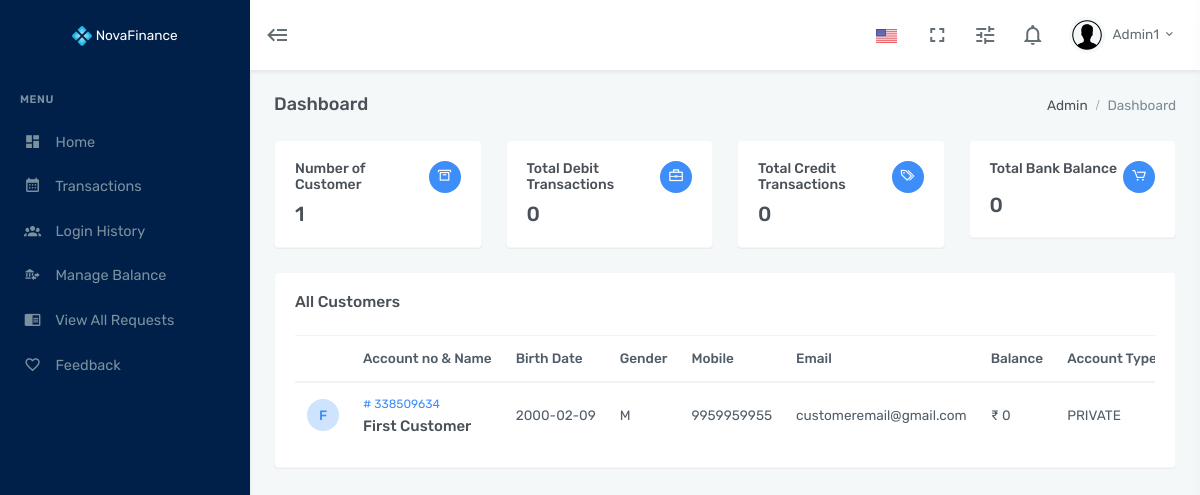
The page /admin/index.php (signed in) on the database its author committed.
### tables this page shows
CREATE TABLE `tbl_customer` (
  `account_no` int(9) NOT NULL,
  `full_name` char(100) NOT NULL,
  `gender` char(10) NOT NULL,
  `birth_date` date NOT NULL,
  `mobile` char(15) NOT NULL,
  `email` char(100) NOT NULL,
  `passport` char(100) NOT NULL
);

CREATE TABLE `tbl_balance` (
  `account_no` int(9) NOT NULL,
  `account_type`  char(100) NOT NULL,
  `balance` int(10) NOT NULL
);

CREATE TABLE `tbl_account_type` (
  `account_no` int(9) NOT NULL,
  `account_type` char(10) NOT NULL
);

### admin/index.php (the view, shortened to what the rows shown need)
<?php
    include('connect.php');
    if(isset($_SESSION["s_admin_id"]))
    {
        $Admin_id = $_SESSION["s_admin_id"];
        $query_admin = "SELECT * FROM tbl_admin WHERE admin_id=$Admin_id";
        $result_admin = mysqli_query($con, $query_admin);
        $row_admin_detail = mysqli_fetch_array($result_admin);
    } else {
        header("location:auth-login.php");
    }
?>
<!doctype html>
<html lang="en">
    <head>
        <link href="assets/libs/slick-slider/slick/slick.css" rel="stylesheet" type="text/css" />
        <link href="assets/libs/slick-slider/slick/slick-theme.css" rel="stylesheet" type="text/css" />
        <link href="assets/libs/jqvmap/jqvmap.min.css" rel="stylesheet" />
        <link href="assets/css/bootstrap.min.css" rel="stylesheet" type="text/css" />
        <link href="assets/css/icons.min.css" rel="stylesheet" type="text/css" />
        <link href="assets/css/app.min.css" rel="stylesheet" type="text/css" />
    </head>
    <body data-sidebar="dark" >
        <div id="layout-wrapper">
            <header id="page-topbar" >
                <div class="navbar-header">
                    <div class="d-flex">
                        <div class="dropdown d-inline-block">
                            <button type="button" class="btn header-item waves-effect" id="page-header-user-dropdown"
                                data-toggle="dropdown" aria-haspopup="true" aria-expanded="false">
                                <img class="rounded-circle header-profile-user" src="assets/images/users/avatar-1.jpg"
                                    alt="Header Avatar">
                                <span class="d-none d-sm-inline-block ml-1"><?php echo $row_admin_detail["full_name"]?></span>
                                <i class="mdi mdi-chevron-down d-none d-sm-inline-block"></i>
                            </button>
                        </div>
                    </div>
                </div>
            </header>
            <div class="main-content">
                <div class="page-content">
                    <div class="container-fluid">
                        <div class="row">
                            <div class="col-lg-12">
                                <div class="card">
                                    <div class="card-body">
                                        <div class="table-responsive">
                                            <table class="table table-centered table-nowrap mb-0">
                                                <thead>
                                                    <tr>
                                                        <th scope="col"  style="width: 60px;"></th>
                                                        <th scope="col">Account no & Name</th>
                                                        <th scope="col">Birth Date</th>
                                                        <th scope="col">Gender</th>
                                                        <th scope="col">Mobile</th>
                                                        <th scope="col">Email</th>
                                                        <th scope="col">Balance</th>
                                                        <th scope="col">Account Type</th>
                                                    </tr>
                                                </thead>
                                                <tbody>
                                                <?php
                                                    $query_for_customer_details = "SELECT * FROM tbl_customer";
                                                    $customers_details = mysqli_query($con,$query_for_customer_details);
                                                    while($row = mysqli_fetch_array($customers_details)) {
                                                        $account_no = $row["account_no"];
                                                        $query_for_account_bal = "SELECT balance FROM tbl_balance WHERE account_no=$account_no";
                                                        $result_account_bal = mysqli_query($con, $query_for_account_bal);
                                                        $account_bal = mysqli_fetch_array($result_account_bal)[0];
                                                        $query_for_account_type = "SELECT account_type FROM tbl_account_type WHERE account_no=$account_no";
                                                        $result_account_type = mysqli_query($con, $query_for_account_type);
                                                        $account_type = mysqli_fetch_array($result_account_type)[0];
                                                       echo
                                                       '<tr>
                                                       <td>
                                                       <div class="avatar-xs">
                                                       <a href="profile_view.php?account_no='.$account_no.'">
                                                       <span class="avatar-title rounded-circle bg-soft-primary text-primary">
                                                                        '.$row["full_name"][0].'
                                                                    </span>
                                                        </a>
                                                                </div>
                                                            </td>
                                                            <td>
                                                       <a href="profile_view.php?account_no='.$account_no.'">
                                                                <p class="mb-1 font-size-12"># '.$row["account_no"].'</p>
                                                                <h5 class="font-size-15 mb-0">'.$row["full_name"].' </h5>
                                                        </a>
                                                            </td>
                                                            <td>'.$row["birth_date"].'</td>
                                                            <td>'.$row["gender"].'<br></td>
                                                            <td>'.$row["mobile"].'</td>
                                                            <td> '.$row["email"].'</td>
                                                            <td>&#x20b9; '.$account_bal.'<br></td>
                                                            <td> '.$account_type.'</td>
                                                    </tr>';
                                                   }
                                                ?>
                                                </tbody>
                                            </table>
                                        </div>
                                    </div>
                                </div>
                            </div>
                        </div>
                    </div>
                </div>
            </div>
        </div>
    </body>
</html>

### rows shown on the page
tbl_customer: full_name "F", account_no "338509634", full_name "First Customer", birth_date "2000-02-09", gender "M", mobile "9959959955", email "customeremail@gmail.com", tbl_balance.balance "0", tbl_account_type.account_type "PRIVATE"

### other values the page prints
$row_admin_detail["full_name"] "Admin1"
$no_of_customer "1"
$debit_count "0"
$credit_count "0"
$total_bank_balance "0"
